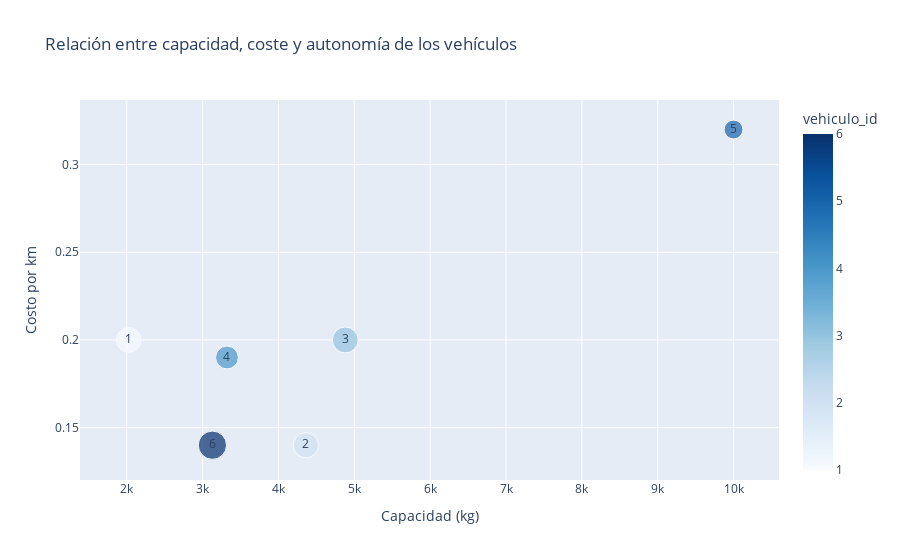

This figure's notebook cell:
### Markdown cell above
#### Capacidad y Costo por km de los Vehículos

### Code cell
fig3 = px.scatter(df_vehicle, x='capacidad_kg',
                  
                y='costo_km', 
                size='autonomia_km',
                color= 'vehiculo_id', 
                text='vehiculo_id', 
                title='Relación entre capacidad, coste y autonomía de los vehículos',
                color_continuous_scale='Blues')

fig3.update_layout(xaxis_title='Capacidad (kg)', yaxis_title='Costo por km')
fig3.show()

### Figure 1 — Plotly figure (JSON) as saved in the notebook; plotly's stock layout.template omitted (floating-point values rounded to 4 significant figures)
{"data": [{"hovertemplate": "capacidad_kg=%{x}<br>costo_km=%{y}<br>autonomia_km=%{marker.size}<br>vehiculo_id=%{marker.color}<extra></extra>", "legendgroup": "", "marker": {"color": [1, 2, 3, 4, 5, 6], "coloraxis": "coloraxis", "size": [603, 630, 664, 514, 350, 791], "sizemode": "area", "sizeref": 1.978, "symbol": "circle"}, "mode": "markers+text", "name": "", "orientation": "v", "showlegend": false, "text": [1, 2, 3, 4, 5, 6], "type": "scatter", "x": [2026, 4362, 4881, 3321, 10000, 3129], "xaxis": "x", "y": [0.2, 0.14, 0.2, 0.19, 0.32, 0.14], "yaxis": "y"}], "layout": {"coloraxis": {"colorbar": {"title": {"text": "vehiculo_id"}}, "colorscale": [[0, "rgb(247,251,255)"], [0.125, "rgb(222,235,247)"], [0.25, "rgb(198,219,239)"], [0.375, "rgb(158,202,225)"], [0.5, "rgb(107,174,214)"], [0.625, "rgb(66,146,198)"], [0.75, "rgb(33,113,181)"], [0.875, "rgb(8,81,156)"], [1, "rgb(8,48,107)"]]}, "legend": {"itemsizing": "constant", "tracegroupgap": 0}, "title": {"text": "Relación entre capacidad, coste y autonomía de los vehículos"}, "xaxis": {"anchor": "y", "domain": [0, 1], "title": {"text": "Capacidad (kg)"}}, "yaxis": {"anchor": "x", "domain": [0, 1], "title": {"text": "Costo por km"}}}}
